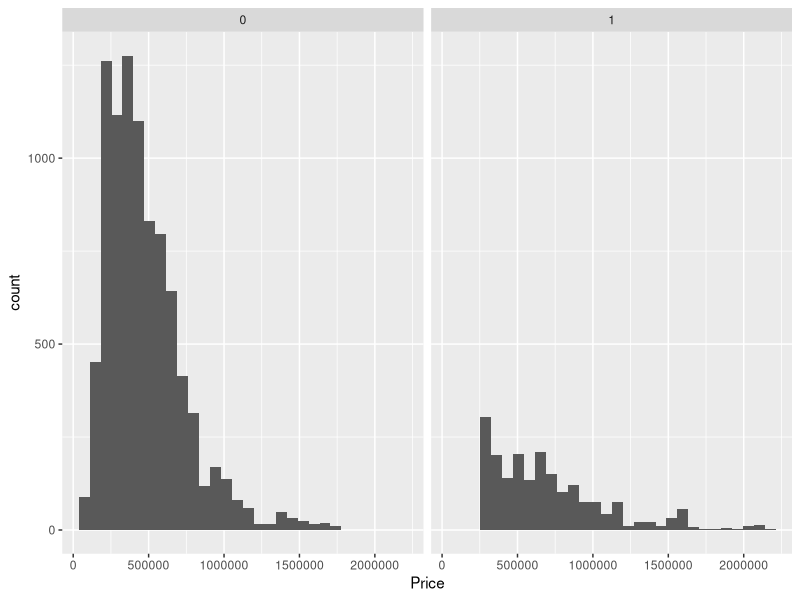
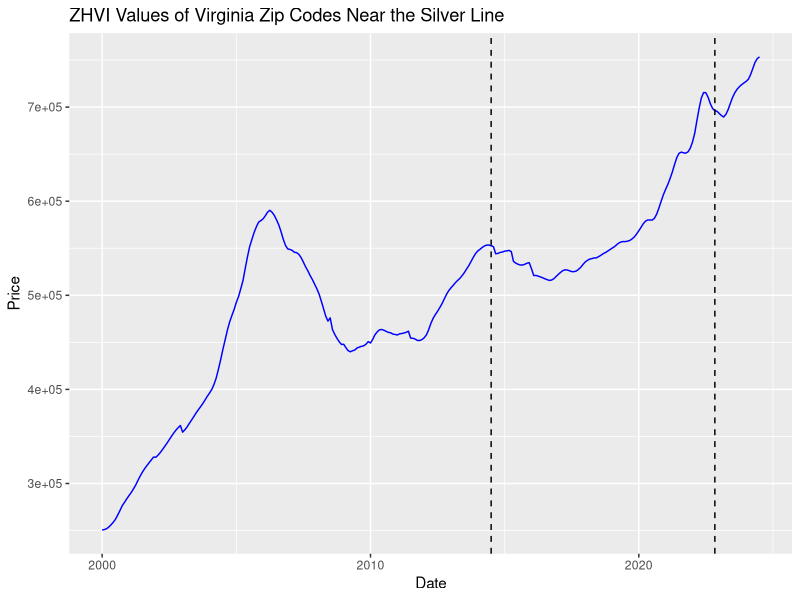

Source code (R) for these figures, in order:
## ---- chunk 1
library("tidyverse")
library("glue")

df <- read.csv("dfdmv_with_treatment_NEW.csv")

## ---- chunk 2
df2 <- df %>% filter( df$CountyName == "Loudoun County" | df$CountyName == "Fairfax County")
#df2 <- df %>% select(-StateName,-RegionType,-SizeRank,-RegionID)
## ---- chunk 3
df3<- df2 %>% mutate(date=as.Date(date)) %>% 
  mutate(open_2014=ifelse(date>as.Date("2014-07-01"),1,0))%>%
  mutate(open_2022=ifelse(date>as.Date("2022-11-01"),1,0))


## ---- chunk 4
names(df3)

## ---- chunk 5
ggplot(df3, aes(x=Price)) +
  geom_histogram() +
  facet_wrap(~station_open) 
## ---- chunk 6
model1<-lm(Price ~ (zip_in_2014*open_2014)+(zip_in_2022*open_2022), data=df3)

summary(model1)
## ---- chunk 7
model2<-lm(Price ~ (zip_in_2014*open_2014)+(zip_in_2022*open_2022)+ as.factor(Month) + as.factor(Year) + as.factor(CountyName) + as.factor(BedroomCnt),data=df3)
summary(model2)

## ---- chunk 8
by_opening <- df3 %>%
  group_by(open_2014,open_2022,date) %>%
  summarize(average_price = mean(Price))

ggplot(by_opening, aes(x=date,
                       y=average_price))+
  geom_line(color="blue") +
  geom_vline(xintercept = as.numeric(as.Date("2014-07-01")), color="black",linetype="dashed") +
  geom_vline(xintercept = as.numeric(as.Date("2022-11-01")), color="black",linetype="dashed") +
  labs(title = "ZHVI Values of Virginia Zip Codes Near the Silver Line", x = "Date", y = "Price")
